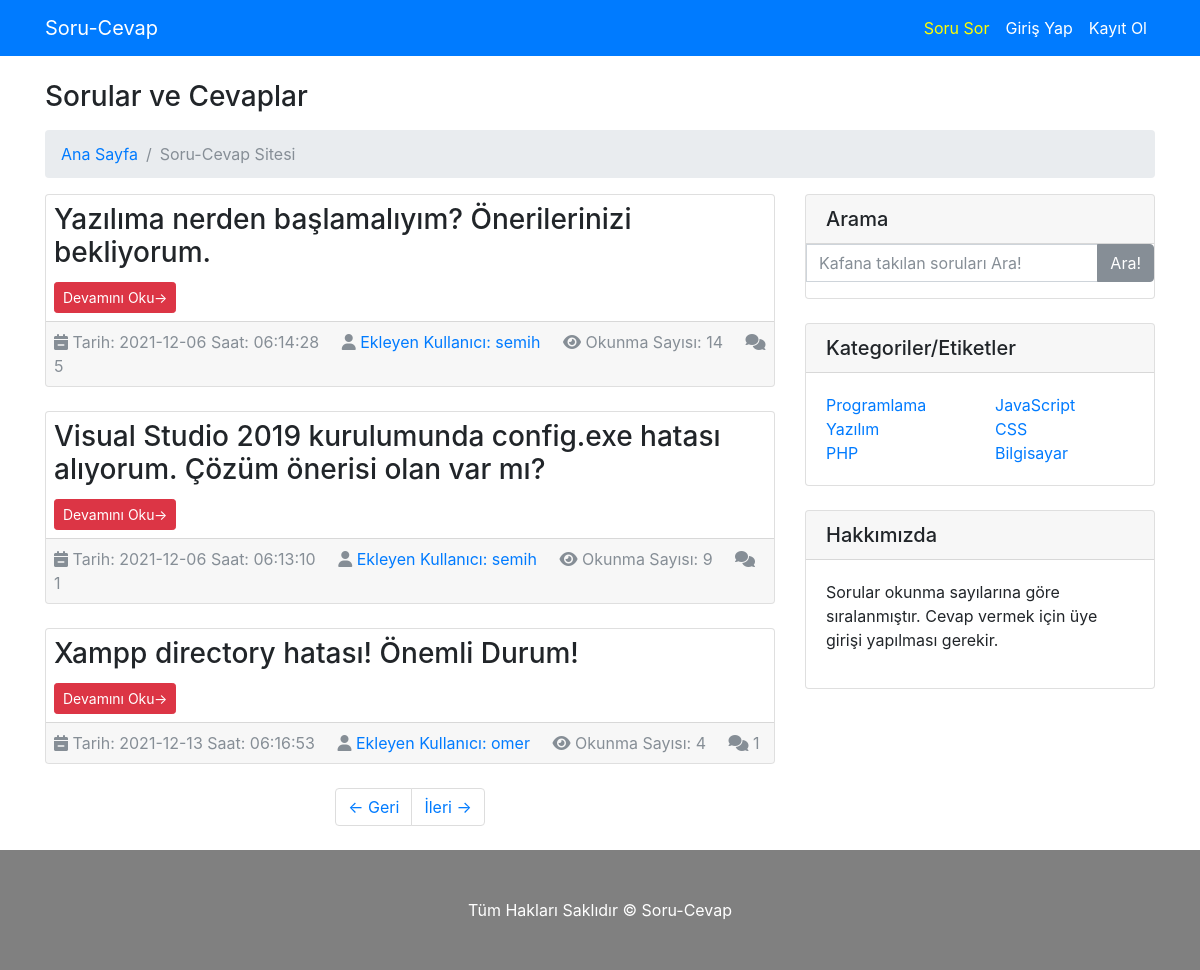
The page / on the database its author committed.
### tables this page shows
CREATE TABLE `sorular` (
  `soru_id` int(11) NOT NULL,
  `soru_baslik` varchar(200) NOT NULL,
  `soru_aciklama` text NOT NULL,
  `soru_ekleyen` int(11) DEFAULT NULL,
  `soru_sef` varchar(200) NOT NULL,
  `soru_etiket` varchar(200) NOT NULL,
  `soru_hit` int(11) NOT NULL DEFAULT 0 COMMENT 'Sorunun okunma sayısı',
  `soru_tarih` timestamp NOT NULL DEFAULT current_timestamp()
);

CREATE TABLE `kullanicilar` (
  `kullanici_id` int(11) NOT NULL,
  `kullanici_adi` varchar(200) NOT NULL,
  `kullanici_sifre` varchar(200) NOT NULL,
  `kullanici_eposta` varchar(200) NOT NULL,
  `kullanici_resim` varchar(300) DEFAULT NULL,
  `kullanici_ip` varchar(200) DEFAULT NULL,
  `kullanici_hakkinda` varchar(500) DEFAULT NULL
);

### sistem/fonksiyon.php (called while the page is built, shortened)
<?php
  function pre($deger){
      global $db;
      return $db->prepare($deger);
  }
   function fetch($deger){
      return $deger->fetch(PDO::FETCH_ASSOC);
  }
  function all($deger){
    return $deger->fetchall(PDO::FETCH_ASSOC);
}
  function g($par) {
    return $_GET[$par];
  }
?>

### sistem/ayar.php (called while the page is built, shortened)
<?php
   require_once("fonksiyon.php");
	   $query = pre("select * from ayarlar");
	   $query->execute();
	   $row = fetch($query);
?>

### tema/anasayfa.php (the view, shortened to what this page needs)
<!DOCTYPE html>
<html lang="en">
<head>
</head>
<body>
<?php
  $sayfa = @g("s") ? g("s") : 1;
  $sayi = pre("select soru_id from sorular
    inner join kullanicilar on kullanicilar.kullanici_id = sorular.soru_ekleyen order by soru_id desc
  ");
  $sayi->execute();
  $say = $sayi->rowcount();
  $limit = 3;
  $sayfa_sayisi = ceil($say/$limit);
  $baslangic = $sayfa*$limit - $limit;
  $onceki = $sayfa > 1 ? $sayfa -1 : 1;
  $sonraki = $sayfa < $sayfa_sayisi ? $sayfa +1 : $sayfa_sayisi;
  $query=pre("select * from sorular
    inner join kullanicilar on kullanicilar.kullanici_id = sorular.soru_ekleyen order by soru_hit desc
    limit $baslangic,$limit
  ");
  $query->execute();
  $liste=all($query);
  $kontrol= $query->rowCount();
  if($kontrol){
    foreach($liste as $row){
      $cevap = pre("select * from cevaplar where cevap_soru_id=?");
      $cevap->execute(array($row["soru_id"]));
      $x= $cevap->rowcount();
      ?>
      <div class="card mb-4">
            <div class="card-body p-2">
              <h3 class="card-title"><?php echo $row["soru_baslik"];?></h3>
              <a href="/<?php echo $row["soru_sef"];?>.html" class="btn btn-danger btn-sm">Devamını Oku&rarr;</a>
            </div>
            <div class="card-footer text-muted p-2">
            <i class="fas fa-calendar-minus"></i>
            <?php
              $zaman= explode(" ",$row["soru_tarih"]);
              echo "Tarih: ".$zaman[0]." Saat: ".$zaman[1];
            ?>
              <i class="fas fa-user"></i>
              <a href="profil/<?php echo $row["kullanici_adi"];?>"><?php echo " Ekleyen Kullanıcı: ".$row["kullanici_adi"] ?></a>
              <i class="fas fa-eye"></i>
              <?php echo "Okunma Sayısı: ".$row["soru_hit"];?>
              <i class="fas fa-comments "></i>
              <span class=""><?php echo $x; ?></span>
            </div>
        </div>
      <?php
    }
    if($sayfa_sayisi > 1){
      ?>
      <ul class="pagination justify-content-center mb-4">
            <li class="page-item">
              <a class="page-link" href="sayfa/<?php echo $onceki;?>">&larr; Geri </a>
            </li>
            <li class="page-item">
              <a class="page-link" href="sayfa/<?php echo $sonraki;?>">İleri &rarr;</a>
            </li>
          </ul>
      <?php
    }
  }else{
    echo '<div class="alert alert-primary">Henüz Hiç Soru Sorulmamış...</div>';
  };
?>
</body>
</html>

### index.php (shortened to what this page needs)
<?php
  require_once("sistem/ayar.php");
  ?>
  <?php
   if($row["site_durum"] == 1){
	   require("tema/index.php");
   }else {
	   echo 'site kapalı';
   }
?>

### tema/index.php (shortened to what this page needs)
<!DOCTYPE html>
<html lang="en">
  <head>
    <link rel=stylesheet href="https://cdn.jsdelivr.net/npm/@fortawesome/fontawesome-free@5.15.4/css/fontawesome.min.css"/>
    <link rel="stylesheet" href="https://maxcdn.bootstrapcdn.com/font-awesome/4.4.0/css/font-awesome.min.css">
    <link href="tema/vendor/bootstrap/css/bootstrap.min.css" rel="stylesheet">
    <link href="tema/vendor/bootstrap/css/modern-business.css" rel="stylesheet">
    <link rel="stylesheet" href="tema/alert/css/alertify.css">
    <link rel="stylesheet" href="tema/alert/css/themes/default.css">
  </head>
  <body>
    <nav class="navbar fixed-top navbar-expand-lg navbar-dark bg-primary fixed-top">
      <div class="container">
        <a class="navbar-brand" href="index.php">Soru-Cevap</a>
        <div class="collapse navbar-collapse" id="navbarResponsive">
          <ul class="navbar-nav ml-auto">
            <li class="nav-item">
              <a style="color:yellow" class="nav-link" href="/soru">Soru Sor</a>
            </li>
            <?php
              if(!$_SESSION){
                ?>
                <li class="nav-item">
                <a style="color:white" class="nav-link" href="#" data-toggle="modal" data-target="#exampleModal" data-whatever="@mdo">Giriş Yap</a>
                </li>
                <?php
              }
              if(!$_SESSION){
                ?>
              <li class="nav-item">
              <a style="color:white" class="nav-link" href="/kayit">Kayıt Ol</a>
              </li>
                <?php
              }
              ?>
          </ul>
        </div>
      </div>
    </nav>
    <div class="container">
      <h3 class="mt-4 mb-3">Sorular ve Cevaplar
      </h3>
      <ol class="breadcrumb">
        <li class="breadcrumb-item">
          <a href="index.php">Ana Sayfa</a>
        </li>
        <li class="breadcrumb-item active">Soru-Cevap Sitesi</li>
      </ol>
      <div class="row">
        <div class="col-md-8">
          <?php
            $do= @g("do");
            switch($do){
              default:
              require_once("anasayfa.php");
              break;
            }
          ?>
        </div>
        <div class="col-md-4">
          <div class="card mb-4">
            <h5 class="card-header">Arama</h5>
        <form action="index.php" method="get">
			<div class="input-group">
			<input type="text" name="kelime" class="form-control" placeholder="Kafana takılan soruları Ara!">
			<span class="input-group-btn">
			<button class="btn btn-secondary" type="submit">Ara!</button>
			</span>
			</div>
      </form>
          </div>
          <div class="card my-4">
            <h5 class="card-header">Kategoriler/Etiketler</h5>
            <div class="card-body">
              <div class="row">
                <div class="col-lg-6">
                  <ul class="list-unstyled mb-0">
                    <li>
                      <a href="http://localhost/etiket/programlama">Programlama</a>
                    </li>
                    <li>
                      <a href="http://localhost/etiket/yazılım">Yazılım</a>
                    </li>
                    <li>
                      <a href="http://localhost/etiket/php">PHP</a>
                    </li>
                  </ul>
                </div>
                <div class="col-lg-6">
                  <ul class="list-unstyled mb-0">
                    <li>
                      <a href="http://localhost/etiket/javascript">JavaScript</a>
                    </li>
                    <li>
                      <a href="http://localhost/etiket/css">CSS</a>
                    </li>
                    <li>
                      <a href="http://localhost/etiket/bilgisayar">Bilgisayar</a>
                    </li>
                  </ul>
                </div>
              </div>
            </div>
          </div>
          <div class="card my-4">
            <h5 class="card-header">Hakkımızda</h5>
            <div class="card-body">
              <p>Sorular okunma sayılarına göre sıralanmıştır. Cevap vermek için üye girişi yapılması gerekir.</p>
            </div>
          </div>
        </div>
      </div>
    </div>
    <footer style="background-color:gray" class="py-5">
      <div class="container">
        <p class="m-0 text-center text-white">Tüm Hakları Saklıdır &copy; Soru-Cevap</p>
      </div>
    </footer>
  </body>
</html>

### rows shown on the page
sorular: soru_baslik "Yazılıma nerden başlamalıyım? Önerilerinizi bekliyorum.", soru_tarih "2021-12-06", soru_tarih "06:14:28", kullanicilar.kullanici_adi "semih", soru_hit "14", x "5"
sorular: soru_baslik "Visual Studio 2019 kurulumunda config.exe hatası alıyorum. Çözüm önerisi olan var mı?", soru_tarih "2021-12-06", soru_tarih "06:13:10", kullanicilar.kullanici_adi "semih", soru_hit "9", x "1"
sorular: soru_baslik "Xampp directory hatası! Önemli Durum!", soru_tarih "2021-12-13", soru_tarih "06:16:53", kullanicilar.kullanici_adi "omer", soru_hit "4", x "1"
